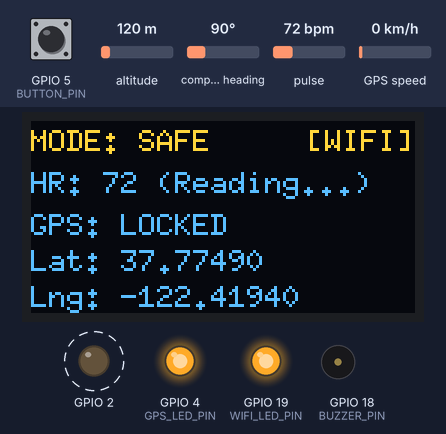
A sketch run on a simulated ESP32. Parts: 128×64 one-colour display, output pins drawn as LEDs (lit = HIGH), buzzer (waves = sounding, pin HIGH). Dashed ring = blinking. Inputs (shaded band) come from the test bench; at power-on: GPIO 5 (BUTTON_PIN) HIGH, pulse 72 bpm, altitude 120 m, compass heading 90°, GPS speed 0 km/h (analog values on the 0–4095 scale). The OLED is the two-colour kind (top 16 rows yellow); WiFi joins after 1.5 s; servers stay silent unless stated; network time is answered at once with the bench clock; the local clock reads 2024-03-15 10:24:30 at power-on unless the sketch sets it; the GPS gets a fix after 3 s at 37.7749, -122.4194 with 8 satellites; the modem accepts every AT command (registered, SIM ready, sends succeed) and sends nothing else; the Firebase database answers and starts empty; what the sketch prints to the serial monitor is not drawn.

Above: at 8.8 s.
8.9 s: GPIO 5 (BUTTON_PIN) pulled LOW for 0.15 s
At 10.6 s:
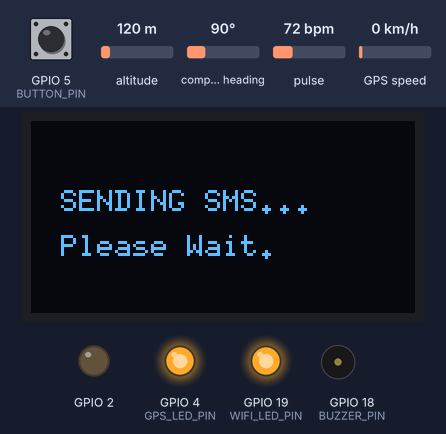
14.9 s: GPIO 5 (BUTTON_PIN) pulled LOW for 3.2 s
At 26.8 s:
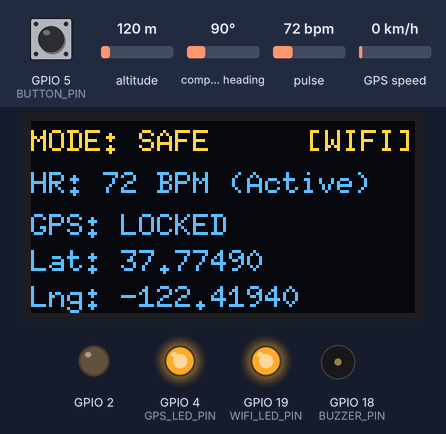
26.9 s: pulse set to 52 bpm
At 28.92 s:
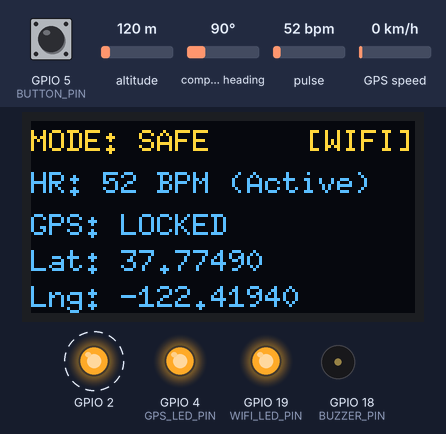
30.0 s: pulse set to 48 bpm
At 32.2 s:
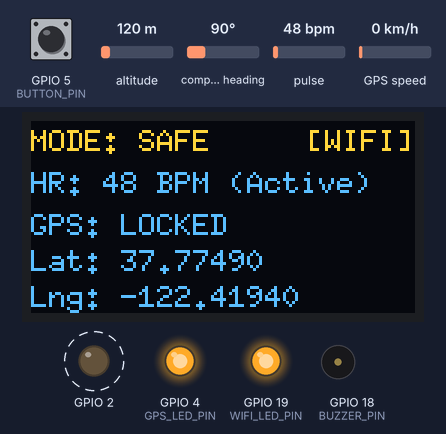
33.0 s: pulse set to 130 bpm
At 38.42 s:
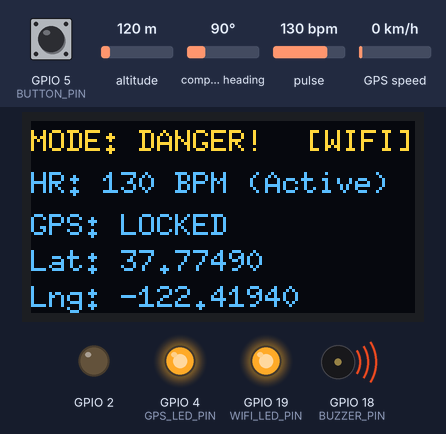
Timing chart, 0 to 41.2 s (numbered marks = the images above; inputs shaded):
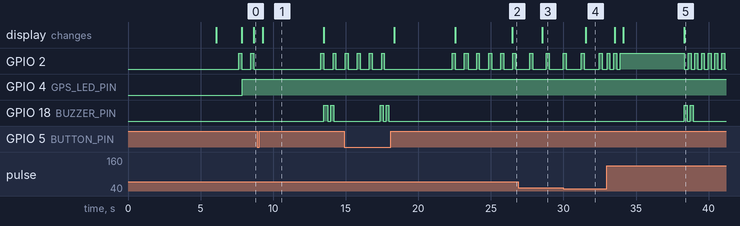

The sketch:

code_main.ino
```cpp
/*
 * PROJECT: Design and Implementation of a Low-Power IoT-Based Smart Women’s Safety Device
 * WITH Heart-Rate Monitoring and Real-Time Alert System.
 * STUDENT: UGWOKE CHIZARAM PRECIOUS (21CK029347)
 *
 * PHASE 2: Full Integration - Final UI Fixes, Smart Buzzer & Dynamic Phone Overlay
 * - GPS (NEO-6M) on UART2 (Baud 115200)
 * - GSM (SIM800L) on UART1 (Baud 115200)
 * - Pulse Sensor (DFRobot) with 18s Stabilization
 * - Push Button (Short Press = Danger, Long Press = Safe)
 * - 1.3" I2C OLED (U8g2 Library) Unified Dashboard + Non-blocking Overlays
 * - WiFi + Firebase RTDB + NTP Time (Nigeria UTC+1)
 */

#include <Arduino.h>
#include <HardwareSerial.h>
#include <TinyGPS++.h>
#include <Wire.h>
#include <U8g2lib.h>
#include <PulseSensorPlayground.h>

// IoT Libraries
#include <WiFi.h>
#include <FirebaseESP32.h>
#include <addons/TokenHelper.h>
#include <addons/RTDBHelper.h>
#include <NTPClient.h>
#include <WiFiUdp.h>

// ==========================================
// PIN DEFINITIONS
// ==========================================
// GPS Module (UART2)
#define GPS_RX_PIN 16
#define GPS_TX_PIN 17

// GSM Module (UART1)
#define GSM_RX_PIN 25
#define GSM_TX_PIN 33

// Heart Rate Sensor
#define PULSE_INPUT 36
#define PULSE_BLINK 2
#define THRESHOLD 550

// Peripherals
#define BUTTON_PIN 5
#define BUZZER_PIN 18
#define WIFI_LED_PIN 19
#define GPS_LED_PIN 4

// ==========================================
// WIFI & FIREBASE CONFIGURATION
// ==========================================
#define WIFI_SSID "Network_Connect"
#define WIFI_PASSWORD "vvvvvvvv"
#define DATABASE_URL "https://women-bpm-safety-gps-tracker-default-rtdb.firebaseio.com/"
#define LEGACY_TOKEN "29NEbel8hJHqqwwovVOLSV90JELQzmCnVhk9b8wu"

FirebaseData fbdo;
FirebaseAuth auth;
FirebaseConfig config;

// NTP Configuration (Nigeria Time, UTC+1 = 3600 seconds)
WiFiUDP ntpUDP;
NTPClient timeClient(ntpUDP, "pool.ntp.org", 3600, 60000);

// ==========================================
// OBJECT INITIALIZATIONS
// ==========================================
TinyGPSPlus gps;
HardwareSerial GSM_SERIAL(1);
HardwareSerial GPS_SERIAL(2);
PulseSensorPlayground pulseSensor;
// Page buffer initialization for SH1106 1.3" OLED
U8G2_SH1106_128X64_NONAME_1_HW_I2C display(U8G2_R0, U8X8_PIN_NONE);

// ==========================================
// SYSTEM VARIABLES
// ==========================================
String recipientNumber = "+2348163180829";
double latitude = 0.0, longitude = 0.0;
bool gpsValid = false;
bool lastGpsValidState = false;
String locationURL = "";
String currentTimestamp = "";

// Alert & Buzzer Variables
bool alertActive = false;
unsigned long lastBuzzerTime = 0;
bool buzzerState = false;
int beepCount = 0;
bool inSilencePeriod = false;

// UI Overlay Variables (For New Phone Number display)
bool showNewContactOverlay = false;
unsigned long newContactOverlayTime = 0;
String displayContactNumber = "";

// Button Debounce & Timing Variables
int stableButtonState = HIGH;
int lastRawButtonState = HIGH;
unsigned long lastDebounceTime = 0;
unsigned long buttonPressStart = 0;
bool buttonPressed = false;
const unsigned long DEBOUNCE_DELAY = 50;
const unsigned long LONG_PRESS_TIME = 2000;

// Heart Rate Variables
enum HRState { HR_IDLE, HR_STABILIZING, HR_MONITORING };
HRState hrState = HR_IDLE;
int currentBPM = 0;
unsigned long lastBeatTime = 0;
unsigned long stabilizeStartTime = 0;
int abnormalBeatCount = 0;
const unsigned long STABILIZE_DURATION = 18000;
const unsigned long FINGER_REMOVED_TIMEOUT = 7000;

// Multitasking Timers
unsigned long lastDisplayUpdate = 0;
unsigned long lastFirebaseSend = 0;
unsigned long lastFirebaseRead = 0;
const unsigned long DISPLAY_INTERVAL = 1000;
const unsigned long FIREBASE_SEND_INTERVAL = 6000;
const unsigned long FIREBASE_READ_INTERVAL = 10000;

// ==========================================
// FUNCTION PROTOTYPES
// ==========================================
void connectToWiFi();
void setupFirebase();
void sendDataToFirebase();
void readPhoneNumberFromFirebase();
String getFormattedTime();
void triggerDanger(String cause);
void triggerSafe();
void sendSMS(String phoneNumber, String message);
void updateOLED();
void showBootScreen();

// ==========================================
// SETUP ROUTINE
// ==========================================
void setup() {
  Serial.begin(115200);
  Serial.println("\n--- BOOTING SMART SAFETY DEVICE ---");

  pinMode(BUTTON_PIN, INPUT_PULLUP);
  pinMode(BUZZER_PIN, OUTPUT);
  pinMode(WIFI_LED_PIN, OUTPUT);
  pinMode(GPS_LED_PIN, OUTPUT);

  digitalWrite(BUZZER_PIN, LOW);
  digitalWrite(WIFI_LED_PIN, LOW);
  digitalWrite(GPS_LED_PIN, LOW);

  Serial.println("Initializing OLED Display...");
  Wire.begin();
  display.begin();
  showBootScreen();

  Serial.println("Starting GPS on UART2 (Baud 115200)...");
  GPS_SERIAL.begin(115200, SERIAL_8N1, GPS_RX_PIN, GPS_TX_PIN);

  Serial.println("Starting GSM on UART1...");
  GSM_SERIAL.begin(115200, SERIAL_8N1, GSM_RX_PIN, GSM_TX_PIN);
  delay(3000);
  GSM_SERIAL.println("AT+CMGF=1");
  Serial.println("GSM Ready.");

  Serial.println("Starting Pulse Sensor...");
  analogReadResolution(10);
  pulseSensor.analogInput(PULSE_INPUT);
  pulseSensor.blinkOnPulse(PULSE_BLINK);
  pulseSensor.setThreshold(THRESHOLD);

  if(pulseSensor.begin()){
    Serial.println("Pulse Sensor initialized successfully.");
  } else {
    Serial.println("WARNING: Pulse Sensor failed to initialize!");
  }

  // Connect IoT Modules
  connectToWiFi();
  timeClient.begin();
  timeClient.update();
  setupFirebase();

  Serial.println("--- SYSTEM READY ---");
}

// ==========================================
// MAIN LOOP
// ==========================================
void loop() {
  unsigned long currentMillis = millis();

  // Maintain WiFi LED Status
  digitalWrite(WIFI_LED_PIN, (WiFi.status() == WL_CONNECTED) ? HIGH : LOW);

  // ------------------------------------------
  // 1. PROCESS GPS DATA
  // ------------------------------------------
  if (GPS_SERIAL.available() > 0) {
    if (gps.encode(GPS_SERIAL.read())) {
      if (gps.location.isValid()) {
        latitude = gps.location.lat();
        longitude = gps.location.lng();
        gpsValid = true;
        digitalWrite(GPS_LED_PIN, HIGH);
        locationURL = "https://maps.google.com/?q=" + String(latitude, 6) + "," + String(longitude, 6);

        if (!lastGpsValidState) {
          Serial.println("GPS: Lock Acquired! Lat: " + String(latitude, 5) + " Lng: " + String(longitude, 5));
          lastGpsValidState = true;
        }
      } else {
        gpsValid = false;
        digitalWrite(GPS_LED_PIN, LOW);
        locationURL = "";
        lastGpsValidState = false;
      }
    }
  }

  // ------------------------------------------
  // 2. PROCESS MANUAL BUTTON
  // ------------------------------------------
  int rawButtonState = digitalRead(BUTTON_PIN);
  if (rawButtonState != lastRawButtonState) lastDebounceTime = currentMillis;

  if ((currentMillis - lastDebounceTime) > DEBOUNCE_DELAY) {
    if (rawButtonState != stableButtonState) {
      stableButtonState = rawButtonState;
      if (stableButtonState == LOW) {
        buttonPressStart = currentMillis;
        buttonPressed = true;
        Serial.println("Button: Pressed down...");
      } else {
        buttonPressed = false;
        unsigned long pressDuration = currentMillis - buttonPressStart;
        Serial.print("Button: Released. Press duration: "); Serial.print(pressDuration); Serial.println(" ms");

        if (pressDuration >= LONG_PRESS_TIME) {
          triggerSafe();
        } else if (pressDuration > 50) {
          if(!alertActive) triggerDanger("Manual Panic Button Pressed!");
        }
      }
    }
  }
  lastRawButtonState = rawButtonState;

  // ------------------------------------------
  // 3. PROCESS HEART RATE SENSOR
  // ------------------------------------------
  if (pulseSensor.sawStartOfBeat()) {
    currentBPM = pulseSensor.getBeatsPerMinute();
    lastBeatTime = currentMillis;

    Serial.print("♥ Beat detected! BPM: "); Serial.print(currentBPM);

    if (hrState == HR_IDLE) {
      hrState = HR_STABILIZING;
      stabilizeStartTime = currentMillis;
      Serial.println("[State: FINGER DETECTED -> STABILIZING]");
    }
    else if (hrState == HR_STABILIZING) {
      Serial.println(" [State: READING... Please hold]");
      if (currentMillis - stabilizeStartTime > STABILIZE_DURATION) {
        hrState = HR_MONITORING;
        abnormalBeatCount = 0;
        Serial.println("\n*** HR Sensor Stabilized! Active Monitoring Started. ***");
      }
    }
    else if (hrState == HR_MONITORING) {
      if (alertActive) {
         Serial.println("[State: DANGER MODE ACTIVE - Ignoring HR until SAFE reset]");
      } else {
         Serial.println(" [State: ACTIVE MONITORING]");
         if (currentBPM < 50 || currentBPM > 120) {
            abnormalBeatCount++;
            Serial.print("! ABNORMAL HR DETECTED ! (Count: "); Serial.print(abnormalBeatCount); Serial.println("/5)");

            if (abnormalBeatCount >= 5) {
              triggerDanger("Auto-Alert: Abnormal Heart Rate (" + String(currentBPM) + " BPM)!");
              abnormalBeatCount = 0;
            }
         } else {
            abnormalBeatCount = 0;
         }
      }
    }
  }

  if (hrState != HR_IDLE && (currentMillis - lastBeatTime > FINGER_REMOVED_TIMEOUT)) {
    hrState = HR_IDLE;
    currentBPM = 0;
    abnormalBeatCount = 0;
    Serial.println("\n[HR System] Finger removed. Returning to IDLE state.");
  }

  // ------------------------------------------
  // 4. PROCESS BUZZER ALERT
  // ------------------------------------------
  if (alertActive) {
    if (!inSilencePeriod) {
      if (currentMillis - lastBuzzerTime >= 200) {
        buzzerState = !buzzerState;
        digitalWrite(BUZZER_PIN, buzzerState ? HIGH : LOW);
        lastBuzzerTime = currentMillis;

        if (!buzzerState) {
          beepCount++;
          if (beepCount >= 3) {
            inSilencePeriod = true;
            beepCount = 0;
          }
        }
      }
    } else {
      if (currentMillis - lastBuzzerTime >= 3000) {
        inSilencePeriod = false;
        lastBuzzerTime = currentMillis;
      }
    }
  } else if (!buttonPressed) {
    digitalWrite(BUZZER_PIN, LOW);
    buzzerState = false;
    beepCount = 0;
    inSilencePeriod = false;
  }

  // ------------------------------------------
  // 5. IoT BACKGROUND TASKS
  // ------------------------------------------
  if (WiFi.status() == WL_CONNECTED) {
    if (Firebase.ready()) {
      if (currentMillis - lastFirebaseSend >= FIREBASE_SEND_INTERVAL) {
        sendDataToFirebase();
        lastFirebaseSend = currentMillis;
      }
      if (currentMillis - lastFirebaseRead >= FIREBASE_READ_INTERVAL) {
        readPhoneNumberFromFirebase();
        lastFirebaseRead = currentMillis;
      }
    }
    timeClient.update();
  }

  // ------------------------------------------
  // 6. UPDATE OLED DASHBOARD
  // ------------------------------------------
  if (currentMillis - lastDisplayUpdate >= DISPLAY_INTERVAL) {
    updateOLED();
    lastDisplayUpdate = currentMillis;
  }
}

// ==========================================
// IOT & HELPER FUNCTIONS
// ==========================================

void connectToWiFi() {
  Serial.println("WiFi: Attempting to connect to " + String(WIFI_SSID));
  display.firstPage();
  do {
    display.setFont(u8g2_font_6x10_tf);
    display.drawStr(10, 30, "Connecting WiFi...");
    display.drawStr(10, 45, WIFI_SSID);
  } while (display.nextPage());

  WiFi.begin(WIFI_SSID, WIFI_PASSWORD);
  int attempts = 0;
  while (WiFi.status() != WL_CONNECTED && attempts < 20) {
    Serial.print(".");
    delay(300);
    attempts++;
  }
  if (WiFi.status() == WL_CONNECTED) {
    digitalWrite(WIFI_LED_PIN, HIGH);
    Serial.println("\nWiFi: Connected! IP Address: " + WiFi.localIP().toString());
  } else {
    Serial.println("\nWiFi: Connection Failed. Running Offline Mode.");
  }
}

void setupFirebase() {
  Serial.println("Firebase: Initializing connection...");
  config.database_url = DATABASE_URL;
  config.signer.tokens.legacy_token = LEGACY_TOKEN;
  config.timeout.networkReconnect = 10 * 1000;
  Firebase.setDoubleDigits(5);
  Firebase.begin(&config, &auth);
  Firebase.reconnectWiFi(true);
  Serial.println("Firebase: Setup complete.");
}

void sendDataToFirebase() {
  FirebaseJson telemetryData;
  if (gpsValid) {
    telemetryData.set("Latitude", latitude);
    telemetryData.set("Longitude", longitude);
    telemetryData.set("LocationURL", locationURL);
  } else {
    telemetryData.set("LocationURL", "Unavailable");
  }

  telemetryData.set("BPM", currentBPM);
  telemetryData.set("Status", alertActive ? "DANGER" : "SAFE");

  if (Firebase.set(fbdo, F("/Telemetry"), telemetryData)) {
    Serial.println("Firebase: Telemetry updated successfully.");
  } else {
    Serial.println("Firebase Error (Upload): " + fbdo.errorReason());
  }
}

void readPhoneNumberFromFirebase() {
  if (Firebase.getString(fbdo, "/Phone_Number")) {
    String fetchedNumber = fbdo.stringData();
    if (fetchedNumber.length() > 5) {
      if (recipientNumber != fetchedNumber) {
         Serial.println("Firebase: New Phone Number fetched: " + fetchedNumber);
         recipientNumber = fetchedNumber;

         // Format the number dynamically (+234 or 234 converted to 0)
         displayContactNumber = fetchedNumber;
         if (displayContactNumber.startsWith("+234")) {
           displayContactNumber = "0" + displayContactNumber.substring(4);
         } else if (displayContactNumber.startsWith("234")) {
           displayContactNumber = "0" + displayContactNumber.substring(3);
         }

         // Trigger the OLED non-blocking popup overlay
         showNewContactOverlay = true;
         newContactOverlayTime = millis();
      }
    }
  }
}

String getFormattedTime() {
  timeClient.update();
  time_t rawTime = timeClient.getEpochTime();
  struct tm *ti;
  ti = localtime(&rawTime);
  char buffer[25];
  snprintf(buffer, sizeof(buffer), "%02d/%02d/%04d %02d:%02d:%02d",
           ti->tm_mday, ti->tm_mon + 1, ti->tm_year + 1900,
           ti->tm_hour, ti->tm_min, ti->tm_sec);
  return String(buffer);
}

void triggerDanger(String cause) {
  Serial.println("\n==================================");
  Serial.println("EMERGENCY TRIGGERED: " + cause);
  Serial.println("==================================");

  alertActive = true;
  beepCount = 0;
  inSilencePeriod = false;
  currentTimestamp = getFormattedTime();

  String smsMsg = cause + "\n";
  String firebaseMsg = cause;

  if (gpsValid) {
    smsMsg += "Please help! Location: " + locationURL + "\n";
    firebaseMsg += " Location: " + locationURL;
  } else {
    smsMsg += "Please help! GPS unavailable.\n";
    firebaseMsg += " GPS unavailable.";
  }
  smsMsg += "Time: " + currentTimestamp;

  if (WiFi.status() == WL_CONNECTED) {
    Serial.println("Firebase: Logging Danger Alert...");
    Firebase.setString(fbdo, "/Alert_Message", firebaseMsg + " | " + currentTimestamp);
  }

  sendSMS(recipientNumber, smsMsg);
}

void triggerSafe() {
  Serial.println("\n==================================");
  Serial.println("SAFE MODE TRIGGERED");
  Serial.println("==================================");

  alertActive = false;
  digitalWrite(BUZZER_PIN, LOW);
  buzzerState = false;
  currentTimestamp = getFormattedTime();

  String smsMsg = "I am safe now. False alarm or danger passed.\n";
  String firebaseMsg = "Safe Mode Activated.";

  if (gpsValid) {
    smsMsg += "Current Location: " + locationURL + "\n";
    firebaseMsg += " Location: " + locationURL;
  }
  smsMsg += "Time: " + currentTimestamp;

  if (WiFi.status() == WL_CONNECTED) {
    Serial.println("Firebase: Logging Safe Alert...");
    Firebase.setString(fbdo, "/Alert_Message", firebaseMsg + " | " + currentTimestamp);
  }

  sendSMS(recipientNumber, smsMsg);
}

void sendSMS(String phoneNumber, String message) {
  display.firstPage();
  do {
    display.setFont(u8g2_font_6x10_tf);
    display.drawStr(10, 30, "SENDING SMS...");
    display.drawStr(10, 45, "Please Wait.");
  } while (display.nextPage());

  Serial.println("GSM: Initializing SMS sequence...");
  GSM_SERIAL.println("AT");
  delay(500);
  GSM_SERIAL.println("AT+CMGF=1");
  delay(500);
  GSM_SERIAL.println("AT+CMGS=\"" + phoneNumber + "\"");
  delay(500);
  GSM_SERIAL.print(message);
  delay(500);
  GSM_SERIAL.write(26);
  delay(2000);
  Serial.println("GSM: SMS Dispatched successfully.");
}

void updateOLED() {
  display.firstPage();
  do {
    display.setFont(u8g2_font_6x10_tf);

    // Check if we need to show the New Contact overlay
    if (showNewContactOverlay && (millis() - newContactOverlayTime < 3000)) {
       // Display Popup Overlay for 3 seconds
       display.drawStr(10, 15, "NEW CONTACT SYNCED");
       display.drawHLine(0, 22, 128); // draw line under text
       display.drawStr(10, 40, displayContactNumber.c_str());
       display.drawStr(10, 55, "System Updated.");
    }
    else {
      // Normal Dashboard Mode
      showNewContactOverlay = false; // reset flag

      if (WiFi.status() == WL_CONNECTED) {
        display.drawStr(92, 10, "[WIFI]");
      } else {
        display.drawStr(92, 10, "[X-FI]");
      }

      if (alertActive) {
        display.drawStr(0, 10, "MODE: DANGER!");
      } else {
        display.drawStr(0, 10, "MODE: SAFE");
      }

      String hrStr = "HR: ";
      if (hrState == HR_IDLE) hrStr += "-- (Place Finger)";
      else if (hrState == HR_STABILIZING) hrStr += String(currentBPM) + " (Reading...)";
      else hrStr += String(currentBPM) + " BPM (Active)";
      display.drawStr(0, 24, hrStr.c_str());

      if (gpsValid) {
        display.drawStr(0, 38, "GPS: LOCKED");
        String latStr = "Lat: " + String(latitude, 5);
        String lngStr = "Lng: " + String(longitude, 5);
        display.drawStr(0, 50, latStr.c_str());
        display.drawStr(0, 62, lngStr.c_str());
      } else {
        display.drawStr(0, 38, "GPS: SEARCHING...");
        display.drawStr(0, 50, "Lat: --");
        display.drawStr(0, 62, "Lng: --");
      }
    }
  } while (display.nextPage());
}

void showBootScreen() {
  display.firstPage();
  do {
    display.setFont(u8g2_font_6x10_tf);
    display.drawStr(10, 12, "SMART SAFETY");
    display.drawStr(25, 24, "DEVICE");

    display.drawHLine(0, 30, 128);

    display.drawStr(0, 42, "UGWOKE CHIZARAM P.");
    display.drawStr(0, 54, "21CK029347");
  } while (display.nextPage());

  delay(3000);
}
```

Measured:
- after the input at 8.9 s, GPIO 18 (BUZZER_PIN): alternates HIGH for 0.24 s and LOW for 0.20 s, 4 changes in all, then stays LOW, starting after 4.6 s; the display: changes after 0.39 s (image 1)
- after the input at 14.9 s, GPIO 18 (BUZZER_PIN): goes on until 18.0 s, then stays LOW; the display: first changes after 3.4 s (image 2 shows a later state)
- after the input at 26.9 s, the display: changes after 1.6 s (image 3)
- after the input at 30.0 s, the display: changes after 1.5 s (image 4)
- what the display in image 1 shows lasts 4.2 s, from 9.3 s to 13.5 s
